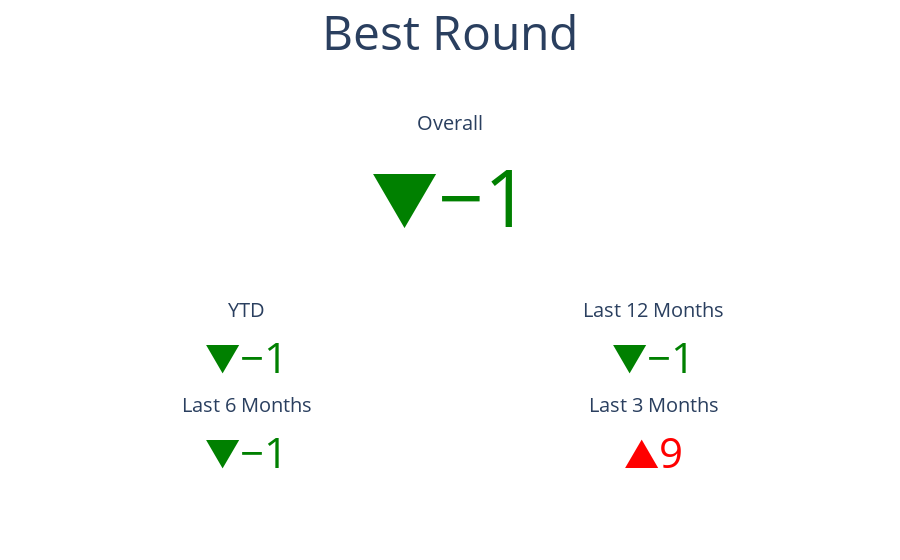

This figure's notebook cell:
### Code cell
get_player_stats(
    df=df,
    player="Riley",
    course=course,
    layout=layout,
    min_date=min_date,
)

### Figure 1 — Plotly figure (JSON) as saved in the notebook; plotly's stock layout.template omitted (floating-point values rounded to 4 significant figures)
{"data": [{"delta": {"decreasing": {"color": "green"}, "increasing": {"color": "red"}, "position": "top", "reference": 58, "relative": false}, "domain": {"x": [0, 1], "y": [0.5, 1]}, "mode": "delta", "title": {"text": "Overall"}, "type": "indicator", "value": 57}, {"delta": {"decreasing": {"color": "green"}, "increasing": {"color": "red"}, "position": "top", "reference": 58, "relative": false}, "domain": {"x": [0, 0.45], "y": [0.25, 0.4]}, "mode": "delta", "title": {"text": "YTD"}, "type": "indicator", "value": 57}, {"delta": {"decreasing": {"color": "green"}, "increasing": {"color": "red"}, "position": "top", "reference": 58, "relative": false}, "domain": {"x": [0.55, 1], "y": [0.25, 0.4]}, "mode": "delta", "title": {"text": "Last 12 Months"}, "type": "indicator", "value": 57}, {"delta": {"decreasing": {"color": "green"}, "increasing": {"color": "red"}, "position": "top", "reference": 58, "relative": false}, "domain": {"x": [0, 0.45], "y": [0, 0.15]}, "mode": "delta", "title": {"text": "Last 6 Months"}, "type": "indicator", "value": 57}, {"delta": {"decreasing": {"color": "green"}, "increasing": {"color": "red"}, "position": "top", "reference": 58, "relative": false}, "domain": {"x": [0.55, 1], "y": [0, 0.15]}, "mode": "delta", "title": {"text": "Last 3 Months"}, "type": "indicator", "value": 67}], "layout": {"title": {"font": {"size": 48}, "text": "Best Round", "x": 0.5, "xanchor": "center"}}}
